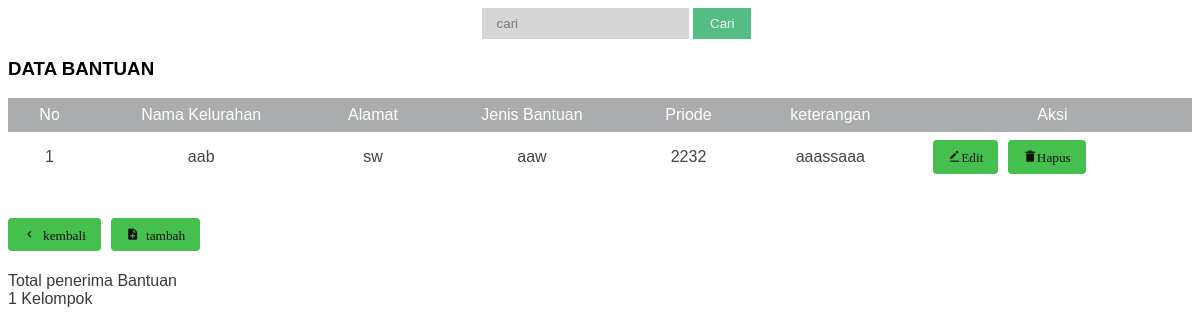
The page /bantuan/index.php (signed in) on the database its author committed.
### tables this page shows
CREATE TABLE `bantuan` (
  `id_bantuan` int(11) NOT NULL,
  `nama_kel` varchar(255) NOT NULL,
  `alamat` varchar(255) NOT NULL,
  `jenis_bantuan` varchar(255) NOT NULL,
  `priode` int(255) NOT NULL,
  `keterangan` varchar(255) NOT NULL
);

### bantuan/index.php (the view, shortened to what this page needs)
<?php
if (isset($_SESSION['id']) && isset($_SESSION['username'])) {
?>
    <!DOCTYPE html>
    <html lang="en">
    <head>
        <link href='https://unpkg.com/boxicons@2.0.9/css/boxicons.min.css' rel='stylesheet'>
        <link rel="stylesheet" type="text/css" href="../gapoktan/css/style2.css  ">
    </head>
    <body>
        <form action="" method="get" class="cari">
            <input type="text" name="cari" class="search" placeholder="cari" autocomplete="off">
            <input type="submit" value="Cari" class="button">
        </form>
        <h3>DATA BANTUAN</h3>
        <table class="table" id="bantuan">
            <thead>
                <tr>
                    <th>No</th>
                    <th>Nama Kelurahan</th>
                    <th>Alamat</th>
                    <th>Jenis Bantuan</th>
                    <th>Priode</th>
                    <th>keterangan</th>
                    <th>Aksi</th>
                </tr>
            </thead>
            <?php
            include "../config/koneksi.php";
            $id = (!isset($_GET['cari']) ? "" : $_GET['cari']);
            if ($id == '') {
                $query = mysqli_query($conn, "SELECT * FROM bantuan");
            } else {
                $query = mysqli_query($conn, "SELECT * FROM bantuan where nama_kel like  '%" . $id . "%'");
            }
            $no = 1;
            while ($data = mysqli_fetch_array($query)) {
            ?>
                <tr>
                    <td><?php echo $no++ ?></td>
                    <td><?php echo $data['nama_kel'] ?></td>
                    <td><?php echo $data['alamat'] ?></td>
                    <td><?php echo $data['jenis_bantuan'] ?></td>
                    <td><?php echo $data['priode'] ?></td>
                    <td><?php echo $data['keterangan'] ?></td>
                    <td>
                        <a href="edit.php?id_bantuan=<?php echo $data['id_bantuan'] ?>"> <button type="button" class='bx bxs-edit-alt'>Edit</button></a>
                        <a href="hapus.php?id_bantuan=<?php echo $data['id_bantuan'] ?>"> <button type="button" class='bx bxs-trash-alt'>Hapus</button></a>
                    </td>
                </tr>
            <?php } ?>
        </table><br><br>
        <a href="../dashboard.php"><button type="button" class='bx bx-chevron-left'> kembali</button></a>
        <a href="../bantuan/show.php"><button type="button" class="bx bxs-file-plus"> tambah</button></a>
        <br><br><br>
        <div class="tb">
            <td>Total penerima Bantuan</td><br>
            <td><?php $jumlah = mysqli_num_rows($query); ?>
                <?php echo $jumlah; ?> Kelompok</td>
            </td><br>
    </body>
    </html><?php
        } else {
            header("Location:../index.php");
            exit();
        }
            ?>

### gapoktan/css/style2.css (style rules this page uses)
body { font-family: sans-serif; }
table { font-family: sans-serif; color: #444; border-collapse: collapse; width: 100%; border: 0px solid #f2f5f7; }
.table tr th { background: #aaacad; color: #fff; font-weight: normal; }
.table, th, td { padding: 8px 20px; text-align: center; }
button { float: left; background: #45bf4d; padding: 10px 15px; color: #111111; border-radius: 4px; margin-right: 10px; border: none; }
div { font-family: sans-serif; color: #393b3b; }
.search { position: relative; left: 40%; padding: 8px 15px; background: rgba(50, 50, 50, 0.2); border: 0px solid #dbdbdb; }
.button { position: relative; padding: 6px 15px; left: 40%; border: 2px solid #53bd84; background-color: #53bd84; color: #fafafa; cursor: pointer; }

### rows shown on the page
bantuan: nama_kel "aab", alamat "sw", jenis_bantuan "aaw", priode "2232", keterangan "aaassaaa"

### other values the page prints
$jumlah "1"
